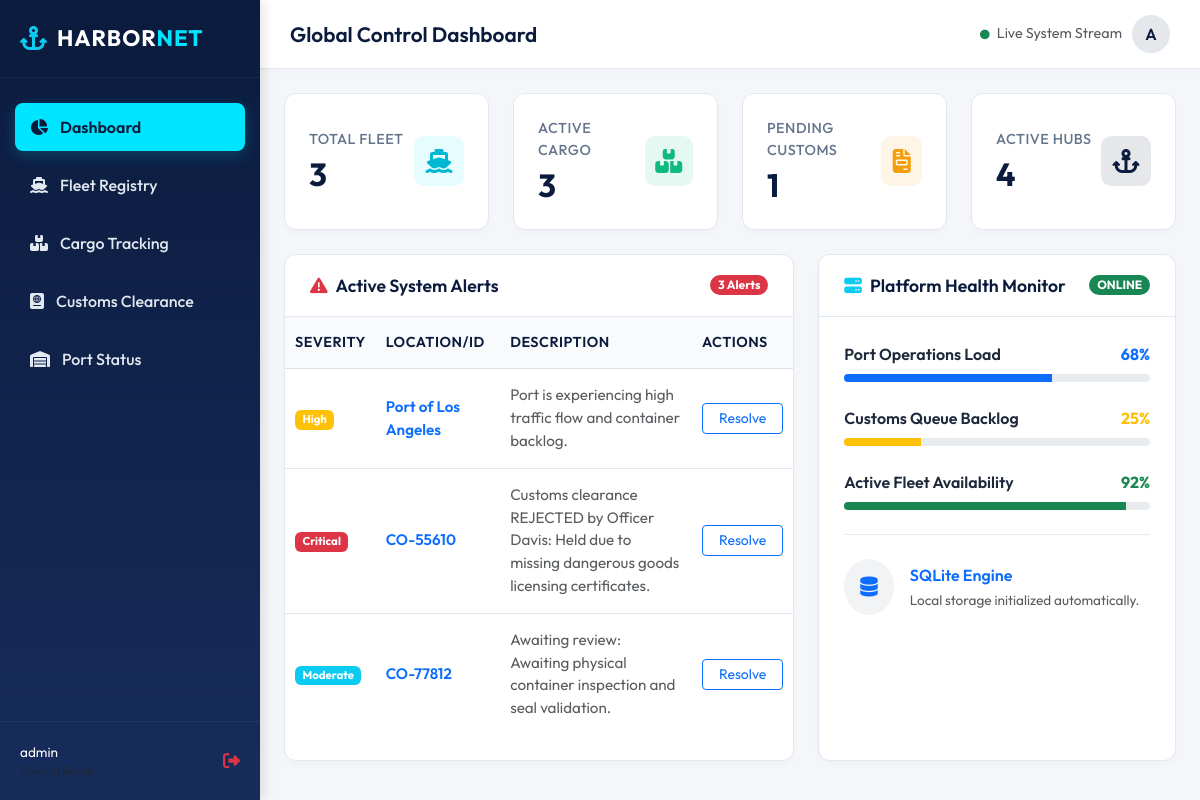
The app's page /dashboard (signed in) with its own data.
### tables this page shows
CREATE TABLE ports (
        id INTEGER PRIMARY KEY AUTOINCREMENT,
        port_name TEXT UNIQUE NOT NULL,
        country TEXT NOT NULL,
        operational_status TEXT NOT NULL,
        congestion_level TEXT NOT NULL
    );

CREATE TABLE customs (
        id INTEGER PRIMARY KEY AUTOINCREMENT,
        container_id TEXT UNIQUE NOT NULL,
        clearance_status TEXT NOT NULL,
        officer_name TEXT NOT NULL,
        remarks TEXT
    );

### app.py (the view)
@app.route('/')
@app.route('/dashboard')
@login_required
def dashboard():
    conn = get_db_connection()
    v_count = conn.execute("SELECT COUNT(*) FROM vessels").fetchone()[0]
    c_count = conn.execute("SELECT COUNT(*) FROM cargo WHERE status != 'Unloaded'").fetchone()[0]
    cu_count = conn.execute("SELECT COUNT(*) FROM customs WHERE clearance_status = 'Pending'").fetchone()[0]
    p_count = conn.execute("SELECT COUNT(*) FROM ports WHERE operational_status = 'Active'").fetchone()[0]
    system_alerts = []
    congested_ports = conn.execute("SELECT port_name, congestion_level FROM ports WHERE congestion_level = 'High'").fetchall()
    for port in congested_ports:
        system_alerts.append({
            "severity": "High",
            "target": port['port_name'],
            "message": f"Port is experiencing high traffic flow and container backlog.",
            "action_url": url_for('ports')
        })
    rejected_customs = conn.execute("SELECT container_id, officer_name, remarks FROM customs WHERE clearance_status = 'Rejected'").fetchall()
    for rc in rejected_customs:
        system_alerts.append({
            "severity": "Critical",
            "target": rc['container_id'],
            "message": f"Customs clearance REJECTED by {rc['officer_name']}: {rc['remarks']}",
            "action_url": url_for('customs')
        })
    pending_customs = conn.execute("SELECT container_id, remarks FROM customs WHERE clearance_status = 'Pending'").fetchall()
    for pc in pending_customs:
        system_alerts.append({
            "severity": "Moderate",
            "target": pc['container_id'],
            "message": f"Awaiting review: {pc['remarks']}",
            "action_url": url_for('customs')
        })
    conn.close()
    return render_template('dashboard.html',
                           vessels_count=v_count,
                           cargo_count=c_count,
                           customs_count=cu_count,
                           ports_count=p_count,
                           system_alerts=system_alerts,
                           alerts_count=len(system_alerts))

### app.py (called while the page is built)
def get_db_connection():
    conn = sqlite3.connect(DATABASE)
    conn.row_factory = sqlite3.Row
    return conn

def login_required(f):
    from functools import wraps
    @wraps(f)
    def decorated_function(*args, **kwargs):
        if 'user_id' not in session:
            flash("Authorization required. Please authenticate.", "warning")
            return redirect(url_for('login'))
        return f(*args, **kwargs)
    return decorated_function

### templates/dashboard.html (shortened to what this page needs)
{% extends 'base.html' %}
{% block page_title %}Global Control Dashboard{% endblock %}
{% block content %}
<div class="row g-4 mb-4">
    <div class="col-12 col-sm-6 col-xl-3">
        <div class="stat-card">
            <div>
                <p class="card-label">Total Fleet</p>
                <h3 class="card-value">{{ vessels_count }}</h3>
            </div>
            <div class="card-icon icon-vessel">
                <i class="fa-solid fa-ship"></i>
            </div>
        </div>
    </div>
    <div class="col-12 col-sm-6 col-xl-3">
        <div class="stat-card">
            <div>
                <p class="card-label">Active Cargo</p>
                <h3 class="card-value">{{ cargo_count }}</h3>
            </div>
            <div class="card-icon icon-cargo">
                <i class="fa-solid fa-boxes-stacked"></i>
            </div>
        </div>
    </div>
    <div class="col-12 col-sm-6 col-xl-3">
        <div class="stat-card">
            <div>
                <p class="card-label">Pending Customs</p>
                <h3 class="card-value">{{ customs_count }}</h3>
            </div>
            <div class="card-icon icon-customs">
                <i class="fa-solid fa-file-invoice"></i>
            </div>
        </div>
    </div>
    <div class="col-12 col-sm-6 col-xl-3">
        <div class="stat-card">
            <div>
                <p class="card-label">Active Hubs</p>
                <h3 class="card-value">{{ ports_count }}</h3>
            </div>
            <div class="card-icon icon-port">
                <i class="fa-solid fa-anchor"></i>
            </div>
        </div>
    </div>
</div>
<div class="row g-4">
    <div class="col-12 col-lg-7">
        <div class="custom-card h-100">
            <div class="custom-card-header">
                <h4 class="custom-card-title"><i class="fa-solid fa-triangle-exclamation text-danger me-2"></i>Active System Alerts</h4>
                <span class="badge bg-danger rounded-pill">{{ alerts_count }} Alerts</span>
            </div>
            <div class="custom-card-body p-0">
                <div class="table-responsive">
                    <table class="table align-middle">
                        <thead>
                            <tr>
                                <th style="width: 15%">Severity</th>
                                <th style="width: 25%">Location/ID</th>
                                <th style="width: 45%">Description</th>
                                <th style="width: 15%">Actions</th>
                            </tr>
                        </thead>
                        <tbody>
                            {% if system_alerts %}
                                {% for alert in system_alerts %}
                                <tr>
                                    <td>
                                        <span class="badge bg-{{ 'danger' if alert.severity == 'Critical' else 'warning' if alert.severity == 'High' else 'info' }} text-white">
                                            {{ alert.severity }}
                                        </span>
                                    </td>
                                    <td class="fw-semibold text-primary">{{ alert.target }}</td>
                                    <td class="text-muted">{{ alert.message }}</td>
                                    <td>
                                        <a href="{{ alert.action_url }}" class="btn btn-sm btn-outline-primary px-3 py-1">Resolve</a>
                                    </td>
                                </tr>
                                {% endfor %}
                            {% endif %}
                        </tbody>
                    </table>
                </div>
            </div>
        </div>
    </div>
    <div class="col-12 col-lg-5">
        <div class="custom-card h-100">
            <div class="custom-card-header">
                <h4 class="custom-card-title"><i class="fa-solid fa-server text-info me-2"></i>Platform Health Monitor</h4>
                <span class="badge bg-success rounded-pill">ONLINE</span>
            </div>
            <div class="custom-card-body">
                <div class="mb-4">
                    <div class="d-flex justify-content-between mb-2">
                        <span class="fw-semibold">Port Operations Load</span>
                        <span class="text-primary fw-bold">68%</span>
                    </div>
                    <div class="progress" style="height: 8px;">
                        <div class="progress-bar bg-primary" role="progressbar" style="width: 68%" aria-valuenow="68" aria-valuemin="0" aria-valuemax="100"></div>
                    </div>
                </div>
                <div class="mb-4">
                    <div class="d-flex justify-content-between mb-2">
                        <span class="fw-semibold">Customs Queue Backlog</span>
                        <span class="text-warning fw-bold">25%</span>
                    </div>
                    <div class="progress" style="height: 8px;">
                        <div class="progress-bar bg-warning" role="progressbar" style="width: 25%" aria-valuenow="25" aria-valuemin="0" aria-valuemax="100"></div>
                    </div>
                </div>
                <div class="mb-4">
                    <div class="d-flex justify-content-between mb-2">
                        <span class="fw-semibold">Active Fleet Availability</span>
                        <span class="text-success fw-bold">92%</span>
                    </div>
                    <div class="progress" style="height: 8px;">
                        <div class="progress-bar bg-success" role="progressbar" style="width: 92%" aria-valuenow="92" aria-valuemin="0" aria-valuemax="100"></div>
                    </div>
                </div>
                <hr class="my-4" style="opacity: 0.1;">
                <div class="d-flex align-items-center gap-3">
                    <div class="flex-shrink-0 bg-light-gray p-3 rounded-circle text-primary" style="background: rgba(11,27,61,0.05);">
                        <i class="fa-solid fa-database fa-lg"></i>
                    </div>
                    <div>
                        <span class="d-block fw-semibold text-primary">SQLite Engine</span>
                        <span class="text-muted" style="font-size: 0.85rem;">Local storage initialized automatically.</span>
                    </div>
                </div>
            </div>
        </div>
    </div>
</div>
{% endblock %}

### static/style.css (style rules this page uses)
:root { --primary-color: #0b1b3d; --secondary-color: #162c5b; --accent-color: #00e5ff; --accent-dark: #00b8d4; --bg-light: #f4f6f9; --bg-card: #ffffff; --text-dark: #1e293b; --text-muted: #64748b; --text-light: #e2e8f0; --border-color: #e2e8f0; --success: #10b981; --warning: #f59e0b; --danger: #ef4444; }
body { font-family: 'Outfit', sans-serif; background-color: var(--bg-light); color: var(--text-dark); overflow-x: hidden; margin: 0; padding: 0; }
.stat-card { background: var(--bg-card); border-radius: 12px; border: 1px solid var(--border-color); padding: 24px; box-shadow: 0 4px 6px rgba(0, 0, 0, 0.02); transition: all 0.3s ease; display: flex; align-items: center; justify-content: space-between; height: 100%; }
.stat-card .card-value { font-size: 2rem; font-weight: 700; color: var(--primary-color); margin: 5px 0 0 0; }
.stat-card .card-label { font-size: 0.9rem; font-weight: 500; color: var(--text-muted); text-transform: uppercase; letter-spacing: 0.5px; margin: 0; }
.stat-card .card-icon { width: 50px; height: 50px; border-radius: 10px; display: flex; align-items: center; justify-content: center; font-size: 1.5rem; }
.icon-vessel { background: rgba(0, 229, 255, 0.1); color: var(--accent-dark); }
.icon-cargo { background: rgba(16, 185, 129, 0.1); color: var(--success); }
.icon-customs { background: rgba(245, 158, 11, 0.1); color: var(--warning); }
.icon-port { background: rgba(11, 27, 61, 0.1); color: var(--primary-color); }
.custom-card { background: var(--bg-card); border-radius: 12px; border: 1px solid var(--border-color); box-shadow: 0 4px 6px rgba(0, 0, 0, 0.02); margin-bottom: 25px; }
.custom-card-header { padding: 20px 25px; border-bottom: 1px solid var(--border-color); display: flex; justify-content: space-between; align-items: center; background: transparent; }
.custom-card-title { font-size: 1.1rem; font-weight: 600; color: var(--primary-color); margin: 0; }
.custom-card-body { padding: 25px; }
.table { margin-bottom: 0; }
.table th { font-weight: 600; color: var(--primary-color); border-top: none; padding: 15px 10px; background: rgba(244, 246, 249, 0.5); font-size: 0.9rem; text-transform: uppercase; letter-spacing: 0.5px; }
.table td { padding: 15px 10px; vertical-align: middle; color: var(--text-dark); font-size: 0.95rem; border-bottom: 1px solid var(--border-color); }
.table tbody tr:last-child td { border-bottom: none; }

### records on screen
ports: severity "High", target "Port of Los Angeles", message "Port is experiencing high traffic flow and container backlog."
customs: severity "Critical", target "CO-55610", message "Customs clearance REJECTED by Officer Davis: Held due to missing dangerous goods licensing certificates."
customs: severity "Moderate", target "CO-77812", message "Awaiting review: Awaiting physical container inspection and seal validation."

### other values on screen
{{ session.get('username', 'Operator') }} "admin"
{{ session.get('username', 'O')[:1] | upper }} "A"
{{ vessels_count }} "3"
{{ cargo_count }} "3"
{{ customs_count }} "1"
{{ ports_count }} "4"
{{ alerts_count }} "3"
